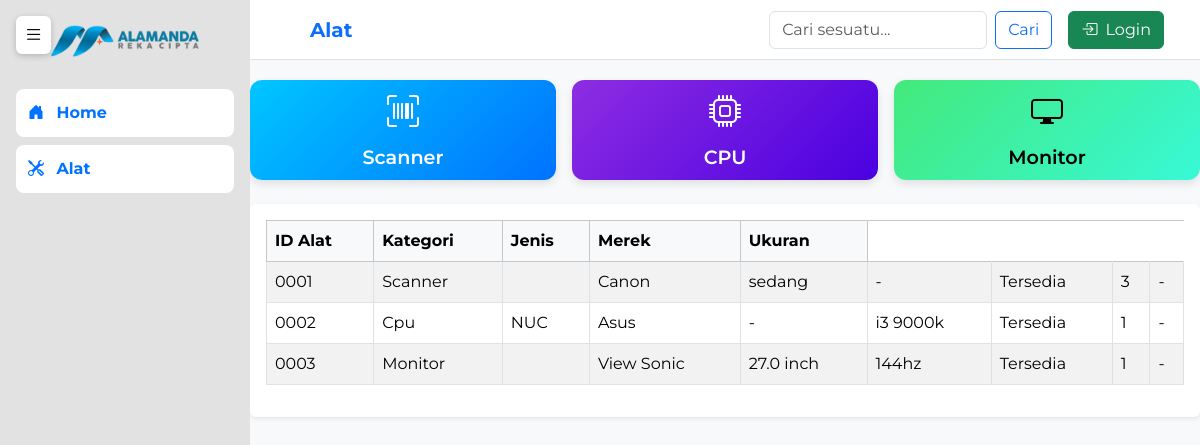
Screenshot of /alat_user.php with the database file from the repository.
### tables this page shows
CREATE TABLE `alat` (
  `id` int(11) NOT NULL,
  `id_alat` varchar(20) NOT NULL,
  `kategori` enum('scanner','cpu','monitor') NOT NULL,
  `jenis` varchar(100) DEFAULT NULL,
  `merek` varchar(100) DEFAULT NULL,
  `seri` varchar(100) DEFAULT NULL,
  `ukuran` enum('kecil','sedang','besar') DEFAULT NULL,
  `spesifikasi` text DEFAULT NULL,
  `ukuran_inch` decimal(4,1) DEFAULT NULL,
  `resolusi` varchar(50) DEFAULT NULL,
  `lokasi` varchar(100) DEFAULT NULL,
  `status` enum('Tersedia','Dipinjam','Rusak','Dalam Perbaikan','Hilang') NOT NULL DEFAULT 'Tersedia',
  `jumlah_pemakaian` int(11) DEFAULT 0,
  `keterangan` text DEFAULT NULL,
  `tgl_masuk` date DEFAULT NULL
);

### tabel_alat.php (the view, shortened to what this page needs)
<?php
include 'koneksi.php';
$kategori = $_GET['kategori'] ?? '';
if ($kategori) {
  $query = mysqli_query($koneksi, "SELECT * FROM alat WHERE kategori = '$kategori' ORDER BY id_alat ASC");
} else {
  $query = mysqli_query($koneksi, "SELECT * FROM alat ORDER BY kategori, id_alat ASC");
}
?>
<table class="table table-bordered table-striped align-middle">
  <thead class="table-light">
    <tr>
      <th>ID Alat</th>
      <th>Kategori</th>
      <th>Jenis</th>
      <th>Merek</th>
      <th>Ukuran</th>
  </thead>
  <tbody>
    <?php if (mysqli_num_rows($query) > 0): ?>
      <?php while ($data = mysqli_fetch_assoc($query)): ?>
        <tr>
          <td><?= htmlspecialchars($data['id_alat']); ?></td>
          <td><?= htmlspecialchars(ucfirst($data['kategori'])); ?></td>
          <td><?= htmlspecialchars($data['jenis']); ?></td>
          <td><?= htmlspecialchars($data['merek']); ?></td>
          <td>
            <?php
              if ($data['kategori'] === 'scanner') {
                echo htmlspecialchars($data['ukuran'] ?? '-');
              } elseif ($data['kategori'] === 'monitor') {
                echo htmlspecialchars($data['ukuran_inch'] . ' inch' ?? '-');
              } else {
                echo '-';
              }
            ?>
          </td>
          <td>
            <?php
              if ($data['kategori'] === 'cpu' || $data['kategori'] === 'monitor') {
                echo nl2br(htmlspecialchars($data['spesifikasi'] ?? '-'));
              } else {
                echo '-';
              }
            ?>
          </td>
          <td><?= htmlspecialchars($data['status']); ?></td>
          <td><?= (int)$data['jumlah_pemakaian']; ?></td>
          <td><?= htmlspecialchars($data['lokasi'] ?? '-'); ?></td>
        </tr>
      <?php endwhile; ?>
    <?php endif; ?>
  </tbody>
</table>

### alat_user.php (shortened to what this page needs)
<?php
include 'koneksi.php';
$kategori = $_GET['kategori'] ?? '';
?>
<!DOCTYPE html>
<html lang="id">
<head>
  <link rel="stylesheet" href="https://cdn.jsdelivr.net/npm/bootstrap@5.3.3/dist/css/bootstrap.min.css" />
  <link rel="stylesheet" href="https://cdn.jsdelivr.net/npm/bootstrap-icons@1.10.5/font/bootstrap-icons.css" />
</head>
<body>
<nav class="navbar navbar-expand-lg navbar-light navbar-custom px-4">
  <div class="container-fluid">
    <a class="navbar-brand fw-bold text-primary ms-4" href="alat.php">Alat</a>
    <div class="ms-auto d-flex align-items-center">
      <form class="d-flex me-3" role="search">
        <input class="form-control me-2" type="search" placeholder="Cari sesuatu..." aria-label="Search">
        <button class="btn btn-outline-primary" type="submit">Cari</button>
      </form>
      <a href="login.php" class="btn btn-success">
        <i class="bi bi-box-arrow-in-right me-1"></i> Login
      </a>
    </div>
  </div>
</nav>
<button id="hamburger"><i class="bi bi-list"></i></button>
<div id="sidebar">
  <div class="logo">
    <img src="assets/img/logo-alamanda.png" alt="Logo Alamanda" />
  </div>
  <a href="index.php" class="nav-btn"><i class="bi bi-house-door-fill me-2"></i> Home</a>
  <a href="alat_user.php" class="nav-btn"><i class="bi bi-tools me-2"></i> Alat</a>
</div>
<div id="content">
  <div class="mb-4 d-flex flex-wrap gap-3 justify-content-start">
    <a href="alat_user.php?kategori=scanner" class="btn-kategori btn-scanner <?= ($kategori === 'scanner') ? 'active' : '' ?>">
      <i class="bi bi-upc-scan"></i> Scanner
    </a>
    <a href="alat_user.php?kategori=cpu" class="btn-kategori btn-cpu <?= ($kategori === 'cpu') ? 'active' : '' ?>">
      <i class="bi bi-cpu"></i> CPU
    </a>
    <a href="alat_user.php?kategori=monitor" class="btn-kategori btn-monitor <?= ($kategori === 'monitor') ? 'active' : '' ?>">
      <i class="bi bi-display"></i> Monitor
    </a>
  </div>
  <div class="table-responsive bg-white p-3 rounded shadow-sm">
    <?php include 'tabel_alat.php'; ?>
  </div>
</div>
</body>
</html>

### alat_user.php (style rules this page uses)
body { font-family: 'Montserrat', sans-serif; overflow-x: hidden; background-color: #f8f9fa; }
.navbar-custom { position: fixed; top: 0; left: 250px; right: 0; height: 60px; background-color: #ffffff; border-bottom: 1px solid #dee2e6; z-index: 998; transition: left 0.3s; }
#sidebar { width: 250px; height: 100vh; background-color: #e2e2e2; position: fixed; top: 0; left: 0; padding: 1.5rem 1rem; transition: all 0.3s; z-index: 1000; }
#sidebar .logo { text-align: center; margin-bottom: 2rem; }
#sidebar .logo img { max-width: 150px; height: auto; }
.nav-btn { display: block; width: 100%; margin: 0.5rem 0; padding: 0.75rem; background-color: #ffffff; color: #0072ff; border-radius: 8px; text-align: left; font-weight: 700; transition: all 0.2s ease-in-out; text-decoration: none; }
#hamburger { position: fixed; top: 1rem; left: 1rem; z-index: 1100; background: #fff; border: none; padding: 0.3rem 0.5rem; border-radius: 6px; box-shadow: 0 2px 6px rgba(0, 0, 0, 0.2); }
#hamburger i { font-size: 1.2rem; }
#content { margin-left: 250px; padding-top: 80px; transition: margin-left 0.3s; }
.btn-kategori { flex: 1; min-width: 180px; height: 100px; font-size: 1.2rem; font-weight: 600; border-radius: 12px; color: #fff; text-decoration: none; display: flex; flex-direction: column; align-items: center; justify-content: center; transition: all 0.2s ease-in-out; box-shadow: 0 4px 8px rgba(0,0,0,0.1); border: none; transform: scale(1); }
.btn-kategori i { font-size: 2rem; margin-bottom: 0.4rem; }
.btn-scanner { background: linear-gradient(135deg, #00c6ff, #0072ff); }
.btn-cpu { background: linear-gradient(135deg, #8e2de2, #4a00e0); }
.btn-monitor { background: linear-gradient(135deg, #43e97b, #38f9d7); color: #000; }
table th, table td { vertical-align: middle !important; }

### rows the page displays
alat: id_alat "0001", kategori "Scanner", merek "Canon", ukuran "sedang", status "Tersedia", jumlah_pemakaian "3", lokasi "-"
alat: id_alat "0002", kategori "Cpu", jenis "NUC", merek "Asus", spesifikasi "i3 9000k", status "Tersedia", jumlah_pemakaian "1", lokasi "-"
alat: id_alat "0003", kategori "Monitor", merek "View Sonic", ukuran_inch "27.0 inch", spesifikasi "144hz", status "Tersedia", jumlah_pemakaian "1", lokasi "-"
